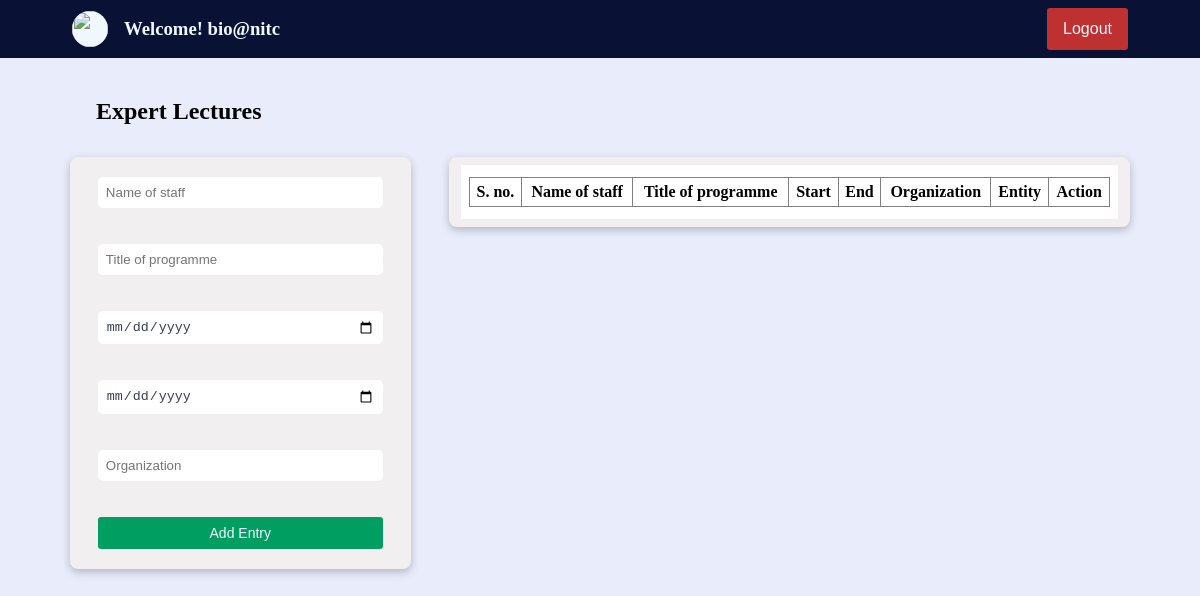
/forms/expert_lectures.php?user=bio@nitc, run on an earlier commit of the app's database.
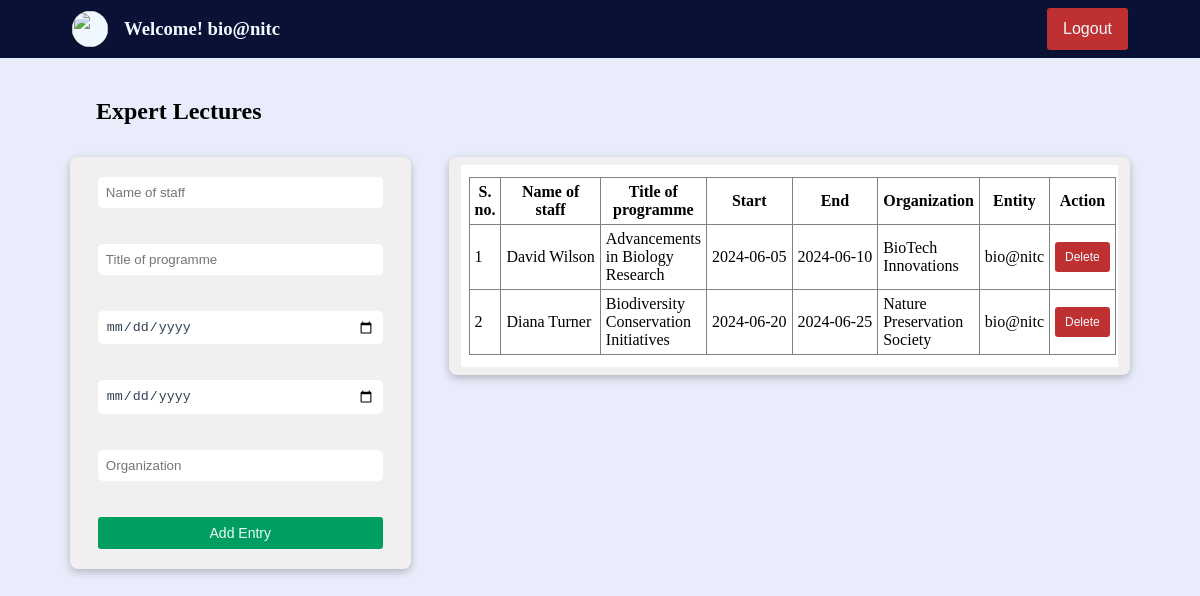
And on a later commit of the database.
### tables this page shows
CREATE TABLE `expert_lectures` (
  `staff` varchar(80) NOT NULL,
  `title` varchar(80) NOT NULL,
  `start` date DEFAULT NULL,
  `end` date DEFAULT NULL,
  `organization` varchar(80) NOT NULL,
  `entity` varchar(120) NOT NULL
);

### forms/expert_lectures.php (the view, shortened to what this page needs)
<?php
if (empty($_SESSION['access_token'])) {
    $fname = "Welcome! ";
    $lname = $_GET["user"];
    $pic = "../asset/nitc_logo_icon.svg";
} else {
    $fname = $_SESSION["first_name"];
    $lname = $_SESSION['last_name'];
    $pic = $_SESSION['profile_picture'];
    $mail=$_SESSION['email_address'];
}
?>
<!DOCTYPE html>
<html>
<head>
    <link href="../styles/forms.css" type="text/css" rel="stylesheet">
</head>
<body>
    <div class="container">
        <?php
        echo '<div class="user_strip">
                <a href="../dashboard.php?user=' . $lname . '" class="user_to_dash">
                    <div class="user">
                        <img src="' . $pic . '" class="user_image" />
                        <h3>' . $fname . ' ' . $lname . '</h3>
                    </div>
                </a>
                <div class="logout_btn_holder">
                    <a href="../logout.php" class="">
                        <button class="logout_btn">Logout</button>
                    </a>
                </div  >
            </div>';
        ?>
        <div class="subcontainer">
            <h2>Expert Lectures</h2>
            <div class="content_container">
                <div class="left_container">
                    <div class="form_container">
                        <form id="myForm" action="" method="post" onsubmit="return validateForm();" class="form_field">
                            <input type="text" name="name" placeholder="Name of staff" class="input-fields"><br><br>
                            <input type="text" name="title" placeholder="Title of programme"
                                class="input-fields"><br><br>
                            <input type="date" name="start" placeholder="Start" class="input-fields"><br><br>
                            <input type="date" name="end" placeholder="End" class="input-fields"><br><br>
                            <input type="text" name="org" placeholder="Organization" class="input-fields"><br><br>
                            <input type="submit" class="submit-button" value="Add Entry">
                        </form>
                    </div>
                </div>
                <div class="table_container">
                    <?php
                    $con = mysqli_connect('localhost', 'root', '', 'imsdemo');
                    $entity = $_GET["user"];
                    if ($entity == 'admin' || $entity == '')
                        $sql = "SELECT * FROM expert_lectures";
                    else
                        $sql = "SELECT * FROM expert_lectures where entity='$entity'";
                    $rs = mysqli_query($con, $sql);
                    echo '<div class="table_field">';
                    echo '
                <table border="1">
                <tr>
                    <th class="box">S. no.</th>
                    <th class="box">Name of staff</th>
                    <th class="box">Title of programme</th>
                    <th class="box">Start</th>
                    <th class="box">End</th>
                    <th class="box">Organization</th>
                    <th class="box">Entity</th>
                    <th class="box">Action</th>
                </tr>';
                    $count = 1;
                    while ($row = mysqli_fetch_assoc($rs)) {
                        $staff = $row['staff'];
                        $title = $row['title'];
                        $start = $row['start'];
                        $end = $row['end'];
                        $organization = $row['organization'];
                        $dep = $row['entity'];
                        echo '<tr>
                    <td class="box sn">' . $count . '</td>
                    <td class="box name">' . $staff . '</td>
                    <td class="box program">' . $title . '</td>
                    <td class="box s_date">' . $start . '</td>
                    <td class="box e_date">' . $end . '</td>
                    <td class="box org">' . $organization . '</td>
                    <td class="box enitity">' . $dep . '</td>
                    <td class="box button_box btn"><button class="delete_btn" data-id="' . $title . '">Delete</button></td></tr>';
                        $count++;
                    }
                    echo '</table>
                </div>';
                    ?>
                </div>
            </div>
        </div>
    </div>
</body>
</html>

What changed in the data, as far as the page shows it:
added expert_lectures: staff "David Wilson", title "Advancements in Biology Research", start "2024-06-05", end "2024-06-10", organization "BioTech Innovations", entity "bio@nitc"
added expert_lectures: staff "Diana Turner", title "Biodiversity Conservation Initiatives", start "2024-06-20", end "2024-06-25", organization "Nature Preservation Society", entity "bio@nitc"
